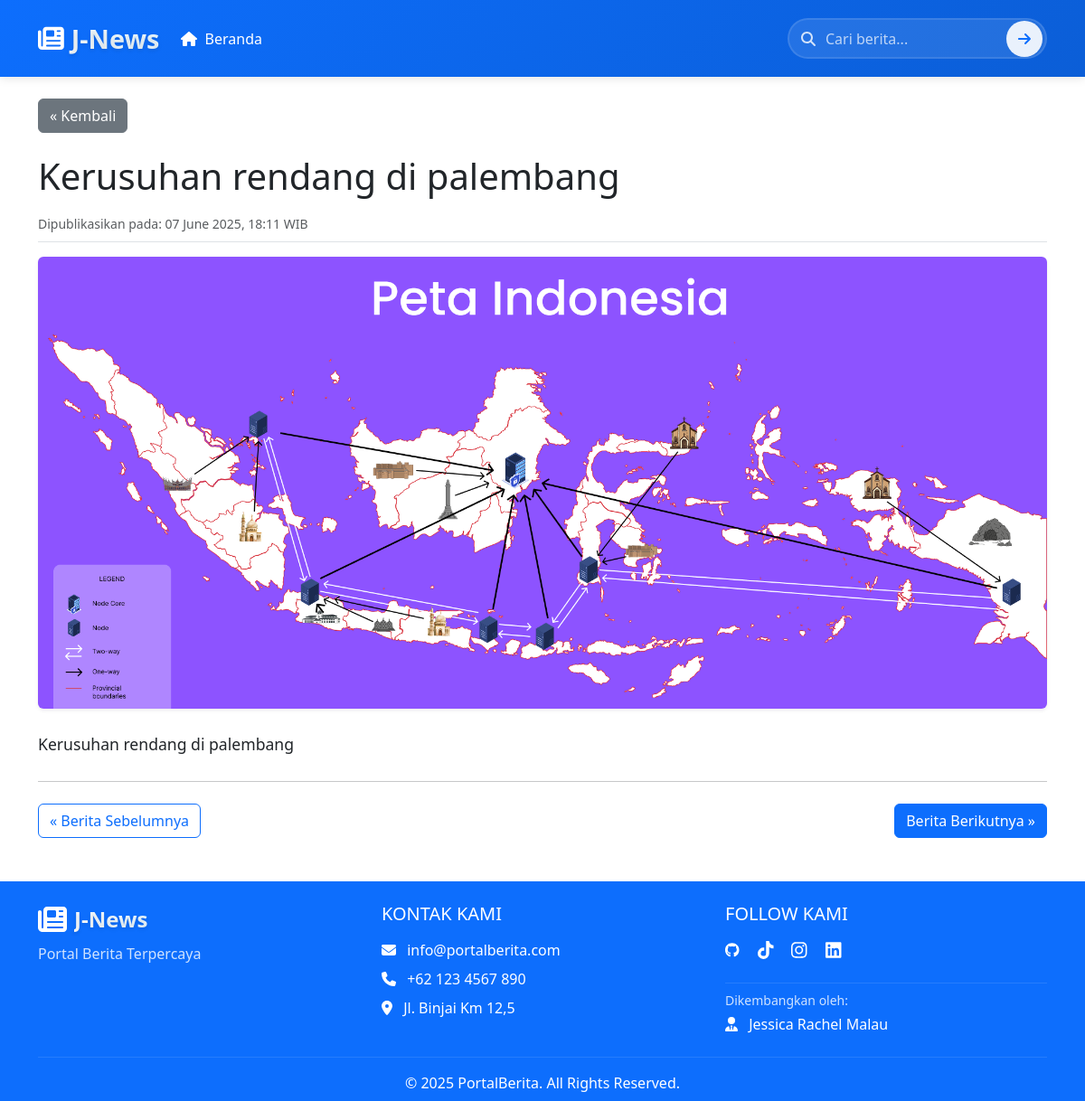
/detail.php?slug=kerusuhan-rendang-di-palembang, run on the app's committed database.
### tables this page shows
CREATE TABLE `berita` (
  `id` int NOT NULL,
  `judul` varchar(255) DEFAULT NULL,
  `slug` varchar(255) DEFAULT NULL,
  `isi` text,
  `gambar` varchar(255) DEFAULT NULL,
  `tanggal` datetime DEFAULT NULL,
  `id_kategori` int DEFAULT NULL
);

### detail.php (the view, shortened to what this page needs)
<?php include 'inc/header.php'; include 'db/config.php'; ?>
<div class="container mt-4 mb-5">
<?php
$slug = $_GET['slug'];
$stmt = $conn->prepare("SELECT * FROM berita WHERE slug = ?");
$stmt->bind_param("s", $slug);
$stmt->execute();
$result = $stmt->get_result();
if ($result->num_rows > 0) {
  $berita = $result->fetch_assoc();
  echo "<a href='javascript:history.back()' class='btn btn-secondary mb-4'>&laquo; Kembali</a>";
  echo "<h1 class='mb-3'>{$berita['judul']}</h1>";
  echo "<div class='text-muted mb-3 border-bottom pb-2'>
          <small>Dipublikasikan pada: " . date('d F Y, H:i', strtotime($berita['tanggal'])) . " WIB</small>
        </div>";
  echo "<img src='uploads/{$berita['gambar']}' class='img-fluid rounded shadow-sm mb-4' style='max-height: 500px; width: 100%; object-fit: cover;' alt='{$berita['judul']}'>";
  echo "<div class='article-content' style='font-size: 1.1rem; line-height: 1.8;'>
          ".nl2br($berita['isi'])."
        </div>";
  $prev_stmt = $conn->prepare("SELECT slug FROM berita WHERE id < ? ORDER BY id DESC LIMIT 1");
  $prev_stmt->bind_param("i", $berita['id']);
  $prev_stmt->execute();
  $prev_result = $prev_stmt->get_result();
  $prev_berita = $prev_result->fetch_assoc();
  $next_stmt = $conn->prepare("SELECT slug FROM berita WHERE id > ? ORDER BY id ASC LIMIT 1");
  $next_stmt->bind_param("i", $berita['id']);
  $next_stmt->execute();
  $next_result = $next_stmt->get_result();
  $next_berita = $next_result->fetch_assoc();
  echo "<hr class='my-4'>";
  echo "<div class='d-flex justify-content-between mt-4'>";
  if ($prev_berita) {
    echo "<a href='detail.php?slug={$prev_berita['slug']}' class='btn btn-outline-primary'>&laquo; Berita Sebelumnya</a>";
  } else {
    echo "<div></div>";
  }
  if ($next_berita) {
    echo "<a href='detail.php?slug={$next_berita['slug']}' class='btn btn-primary'>Berita Berikutnya &raquo;</a>";
  }
  echo "</div>";
}
?>
</div>
<?php include 'inc/footer.php'; ?>

### data on the page
berita: judul "Kerusuhan rendang di palembang", tanggal "07 June 2025, 18:11", gambar (picture), isi "Kerusuhan rendang di palembang"
